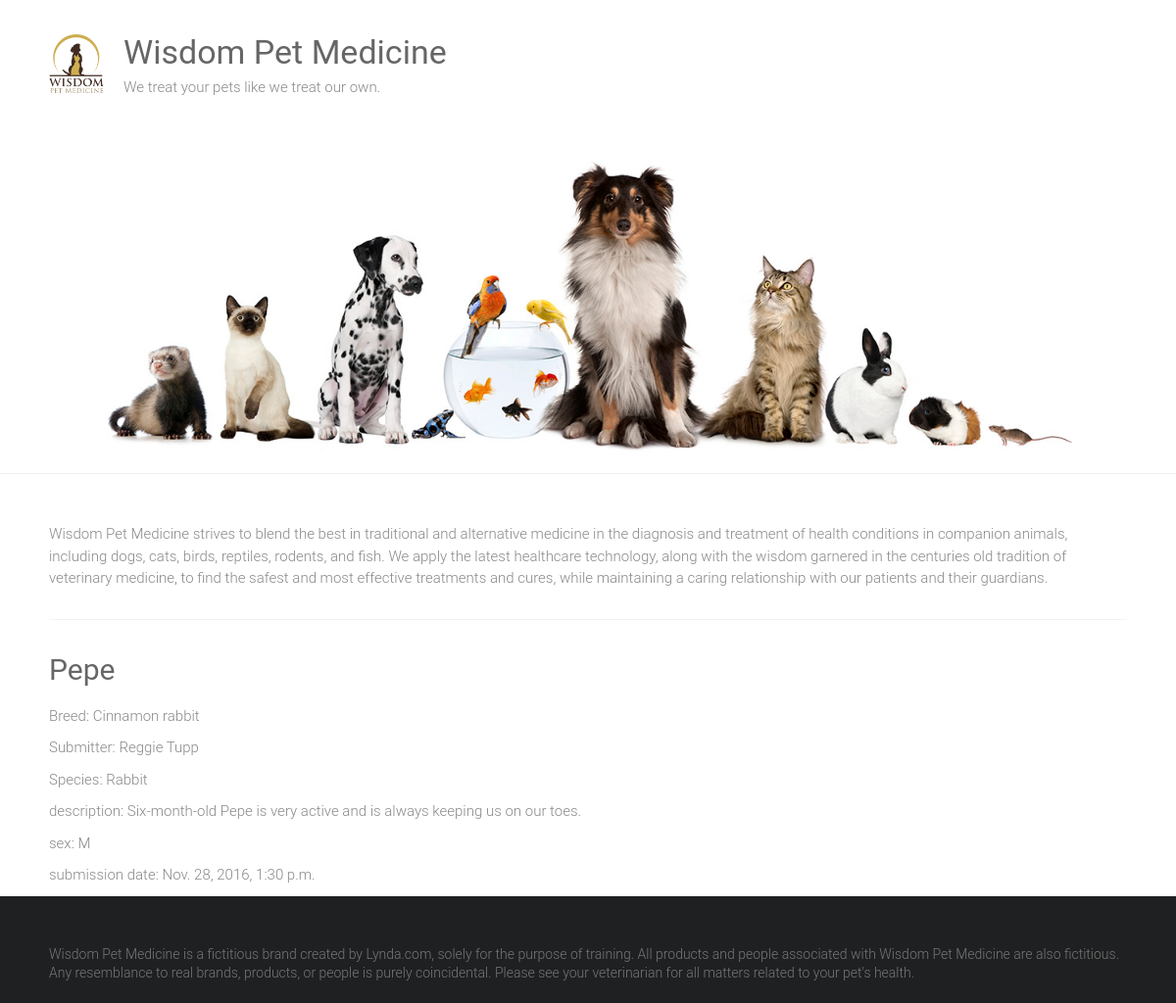
Page /adoptions/1/ on the committed database.
### main/models.py (models this page shows)
class Pet(models.Model):
    SEX_CHOICES = [('M', 'Male'), ('F', 'Female')]
    name = models.CharField(max_length=100)
    submitter = models.CharField(max_length=100)
    species = models.CharField(max_length=30)
    breed = models.CharField(max_length=30, blank=True)
    description = models.TextField(blank=True)
    sex = models.CharField(max_length=1, choices=SEX_CHOICES, blank=True)
    submission_date = models.DateTimeField()
    age = models.IntegerField(null=True)
    vaccinations = models.ManyToManyField('Vaccine', blank=True)

### main/views.py (the view)
# urls.py: path('adoptions/<int:pk>/', views.PetDetails.as_view(), name='pet.details'),
class PetDetails(DetailView):
    model = Pet
    context_object_name = 'pet'
    template_name = 'main/pet_details.html'

### main/templates/main/pet_details.html (shortened to what this page needs)
{% extends 'main/base.html' %} {% block content %}
<h1>{{pet.name|capfirst}}</h1>
{% if pet.breed %}
<p>Breed: {{pet.breed}}</p>
{% endif %} {% if pet.submitter %}
<p>Submitter: {{pet.submitter}}</p>
{% endif %} {% if pet.species %}
<p>Species: {{pet.species}}</p>
{% endif %} {% if pet.description %}
<p>description: {{pet.description}}</p>
{% endif %} {% if pet.sex %}
<p>sex: {{pet.sex}}</p>
{% endif %} {% if pet.submission_date %}
<p>submission date: {{pet.submission_date}}</p>
{% endif %}  {% endblock %}

### static/style.css (style rules this page uses)
html, body, div, span, applet, object, iframe, h1, h2, h3, h4, h5, h6, p, blockquote, pre, a, abbr, acronym, address, big, cite, code, del, dfn, em, font, ins, kbd, q, s, samp, small, strike, strong, sub, sup, tt, var, dl, dt, dd, ol, ul, li, fieldset, form, label, legend, table, caption, tbody, tfoot, thead, tr, th, td { border: 0; font: inherit; font-size: 100%; font-style: inherit; font-weight: inherit; margin: 0; outline: 0; padding: 0; vertical-align: baseline; }
html { overflow-y: scroll; -webkit-text-size-adjust: 100%; -ms-text-size-adjust: 100%; }
h1, h2, h3, h4, h5, h6 { color: #666666; line-height: 1.4; padding-bottom: 15px; font-weight: normal; }
h1 { font-size: 30px; }
body, button, input, select, textarea { color: #888888; font-size: 15px; line-height: 1.5; font-family: 'Roboto', sans-serif; font-weight: 300; }
p { color: #888888; font-size: 15px; line-height: 1.5; margin-bottom: 15px; font-weight: 300; }
body { background: #f2f2f2; }
body { padding-top: 30px; padding-bottom: 30px; }
body.wide { padding-top: 0; padding-bottom: 0; }
.single-page p { margin-bottom: 10px; }

### rows in the picture
Pet: name "Pepe", breed "Cinnamon rabbit", submitter "Reggie Tupp", species "Rabbit", description "Six-month-old Pepe is very active and is always keeping us on our toes.", sex "M", submission_date "Nov. 28, 2016, 1:30 p.m."
